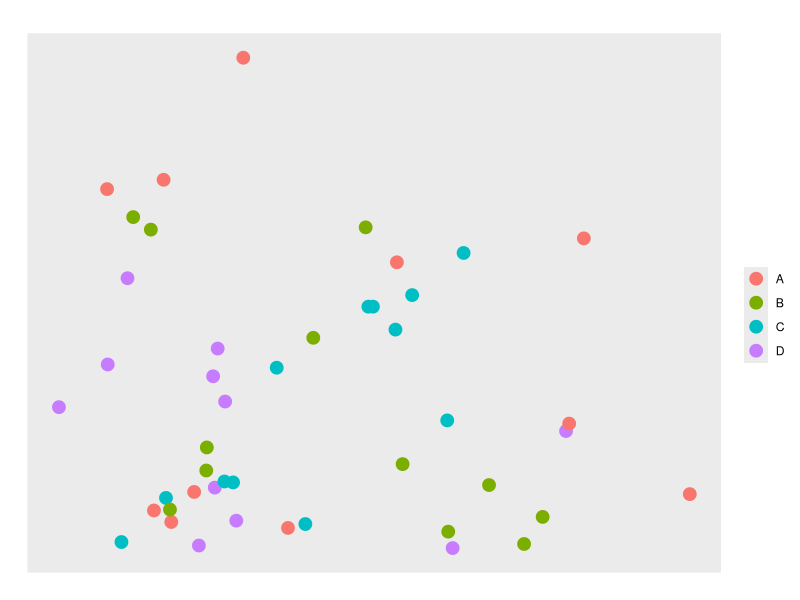
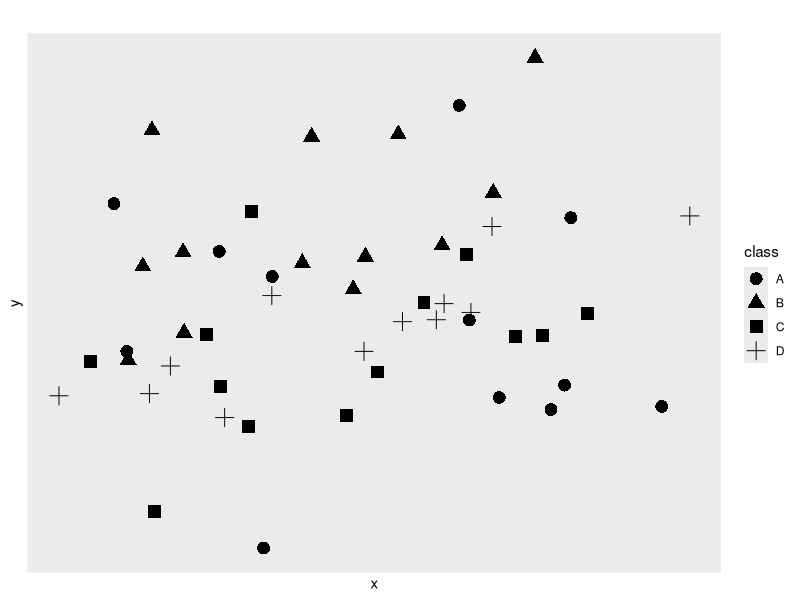
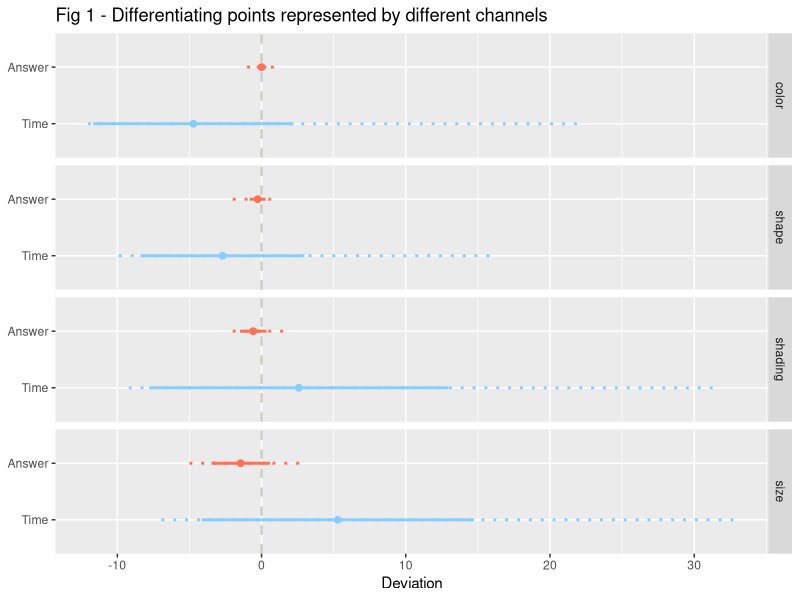

Here is the R script that generated these plots, in order:
## ---- chunk 1
knitr::opts_chunk$set(echo = FALSE)
library(tidyr)
library(tidyverse)
library(knitr)
## ---- chunk 2
set.seed(428)

# Generate a random N-item data frame, with x and y are normal distributed continuous variables,
# class is a categorical variable with 4 categories, while each category has nearly equal number of  items
N1 <- 46
rData_1 <- data.frame(x = abs(rnorm(N1)), y = abs(rnorm(N1)), class = c(1:N1) %% 4)
rData_1$class <- factor(as.factor(rData_1$class), labels = c("A", "B", "C", "D"))

# Scatter plot
ggplot(rData_1) +
  geom_point(aes(x = x, y = y, color = class), size = 4) +
  labs(x = "", y = "", title = "", color = "") +
  scale_x_continuous(breaks = NULL) +
  scale_y_continuous(breaks = NULL)
## ---- chunk 3
# General trend by shape
# Positive association
N <- 50
rData <- data.frame(x = rnorm(N), y = rnorm(N), class = c(1:N) %% 4)
rData$class <- factor(as.factor(rData$class), labels = c("A", "B", "C", "D"))
rData$y <- ifelse(rData$class == "D", 0.6*rData$x + 0.3*rData$y, rData$y)

ggplot(rData) +
  geom_point(aes(x = x, y = y, shape = class), size = 4) +
  labs(x = "x", y = "y", title = "") +
  scale_x_continuous(breaks = NULL) +
  scale_y_continuous(breaks = NULL)
## ---- chunk 4
mTurkData <- read.csv("cleanedData.csv")

# Task1 -- counting points
task1 <- select(mTurkData, num_range("q", 1:8)) %>% 
  gather(key = "channel", value = "answer") %>% 
  mutate(channel = ifelse(channel == "q1" | channel == "q8", "color",
                          ifelse(channel == "q2" | channel == "q7", "shading",
                                 ifelse(channel == "q3" | channel == "q6", "size", "shape"))))

time1 <- select(mTurkData, num_range("t", 1:8)) %>% 
  gather(key = "channel", value = "timeSpent") %>% 
  mutate(channel = ifelse(channel == "t1" | channel == "t8", "color",
                          ifelse(channel == "t2" | channel == "t7", "shading",
                                 ifelse(channel == "t3" | channel == "t6", "size", "shape"))),
         centeredT = timeSpent - mean(timeSpent, na.rm = TRUE))

# Calculate the mean, min, max, and sd of the deviation
task1_sum <- task1 %>% 
  group_by(channel) %>% 
  summarize(mean = mean(answer, na.rm = TRUE), 
            min = min(answer, na.rm = TRUE), 
            max = max(answer, na.rm = TRUE), 
            sd = sd(answer, na.rm = TRUE))

time1_sum <- time1 %>% 
  group_by(channel) %>% 
  summarize(mean = mean(centeredT, na.rm = TRUE), 
            min = min(centeredT, na.rm = TRUE), 
            max = max(centeredT, na.rm = TRUE), 
            sd = sd(centeredT, na.rm = TRUE))

# Merge data and reorder factors
task1_merge <- bind_rows("Answer" = task1_sum, "Time" = time1_sum, .id = "group")
task1_merge$channel <- reorder(as.factor(task1_merge$channel), task1_merge$mean)
task1_merge$group <- factor(task1_merge$group, 
                            levels = c("Time", "Answer"), 
                            labels = c("Time", "Answer"))


# Plot the answer and time of each channel. 
# The point in the middle denotes the mean of each channel. Answer close to zero means more accurate.
# The dotted line denotes the range of the deviation from the correct answer/grand mean.
# The solid line denotes [mean - sd, mean + sd]
ggplot(task1_merge, aes(x = group, y = mean, color = group)) +
  geom_linerange(aes(ymin = min, ymax = max), size = 1, linetype = 3) +
  geom_linerange(aes(ymin = mean - sd, ymax = mean + sd), size = 1) +
  geom_point(size = 2) +
  geom_hline(yintercept = 0, color = "ivory3", linetype = 2, size = 0.8) +
  coord_flip() +
  facet_grid(channel~.) +
  labs(y = "Deviation",
       x = NULL,
       title = "Fig 1 - Differentiating points represented by different channels") +
  scale_color_manual(values = c("Time" = "skyblue1", "Answer" = "coral1")) +
  theme(legend.position = "none")
## ---- chunk 5
# T-test for every adjacent channels
# Define a function to add t-test results to a dataframe
add_result <- function(df, result, test){
  df <- add_row(df, test = test, t_stat = result$statistic, p_value = result$p.value)
}

# New dataframe
ttest1 <- data.frame(test = character(0), t_stat = numeric(0), p_value = numeric(0))

# T-tests and adding results
result <- t.test(answer ~ channel, data = filter(task1, channel == "color" | channel == "shape"))
ttest1 <- add_result(ttest1, result, "Answer: color~shape")

result <- t.test(answer ~ channel, data = filter(task1, channel == "shape" | channel == "shading"))
ttest1 <- add_result(ttest1, result, "Answer: shape~shading")

result <- t.test(answer ~ channel, data = filter(task1, channel == "shading" | channel == "size"))
ttest1 <- add_result(ttest1, result, "Answer: shading~size")

result <- t.test(centeredT ~ channel, data = filter(time1, channel == "color" | channel == "shape"))
ttest1 <- add_result(ttest1, result, "Time: color~shape")

result <- t.test(centeredT ~ channel, data = filter(time1, channel == "shape" | channel == "shading"))
ttest1 <- add_result(ttest1, result, "Time: shape~shading")

result <- t.test(centeredT ~ channel, data = filter(time1, channel == "shading" | channel == "size"))
ttest1 <- add_result(ttest1, result, "Time: shading~size")

kable(ttest1, format = "markdown", col.names = c("Test", "t-stat", "p-value"),
      caption = "T-test output")
